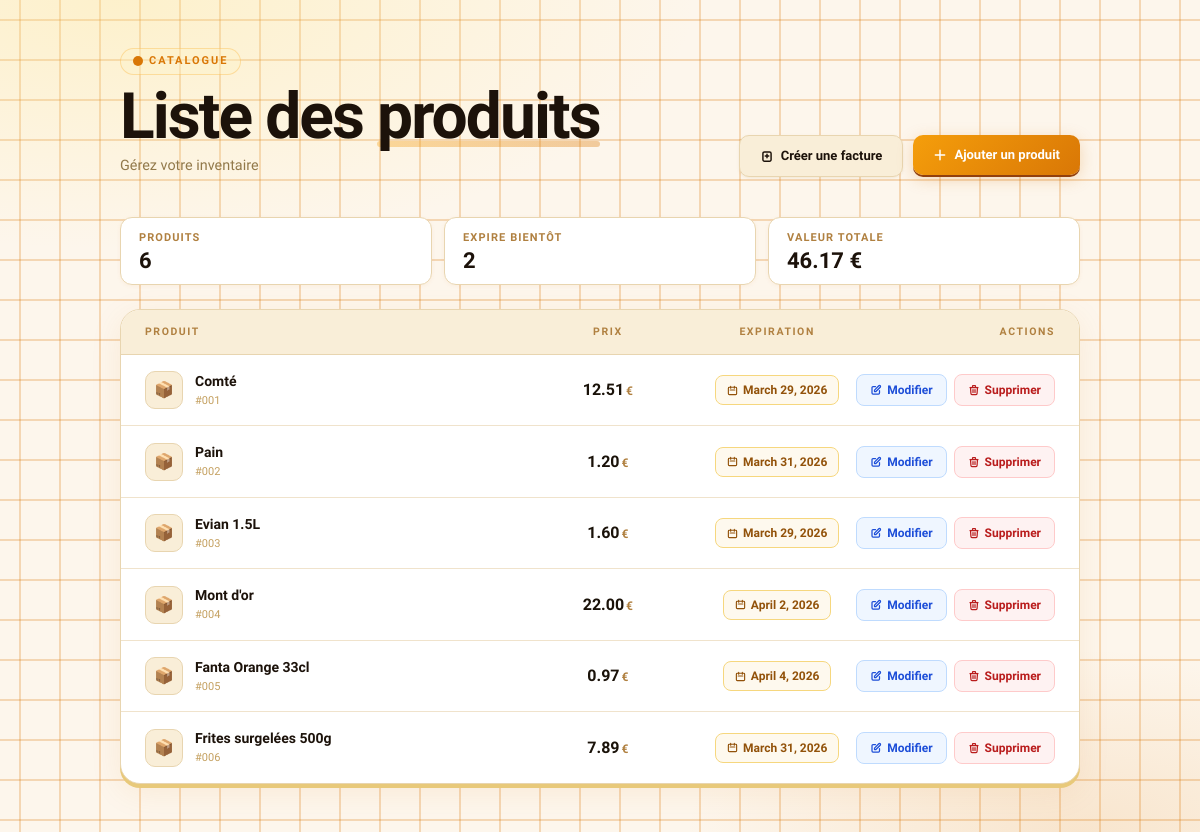
The page / on the database its author committed.
### product/models.py (models this page shows, shortened)
class Product(models.Model):
    id = models.UUIDField(primary_key=True, default=uuid.uuid4, editable=False)
    name = models.CharField(unique=True, max_length=256, null=False)
    price = models.DecimalField(max_digits=20, decimal_places=2, null=False)
    expiry_date = models.DateField(null=False)

### product/views.py (the view)
# urls.py: path("", views.list_products, name="products_list"),
def list_products(request):
    products = Product.objects.all()
    today = date.today()
    expiring_products = [
        p for p in products if p.expiry_date and p.expiry_date <= today
    ]
    total_value = sum(p.price for p in products if p.price)
    return render(request, "product/list.html", {"products": products, "expiring_products": expiring_products, "total_value": total_value})

### product/templates/product/list.html (shortened to what this page needs)
{% extends "product/base.html" %} {% block content %}
<div class="container">
  <div class="header-band animate-1">
    <div>
      <div class="eyebrow">
        <svg width="10" height="10" viewBox="0 0 10 10" fill="currentColor">
          <circle cx="5" cy="5" r="5" />
        </svg>
        Catalogue
      </div>
      <h1 class="page-title">Liste des <span>produits</span></h1>
      <p class="subtitle">Gérez votre inventaire</p>
    </div>
    <div class="btn-group">
      <button class="btn btn-ghost">
        <svg
          width="14"
          height="14"
          fill="none"
          viewBox="0 0 24 24"
          stroke="currentColor"
          stroke-width="2.5"
        >
          <path
            stroke-linecap="round"
            stroke-linejoin="round"
            d="M9 12h6m-3-3v6M7.5 21h9A2.5 2.5 0 0019 18.5v-11A2.5 2.5 0 0016.5 5H7.5A2.5 2.5 0 005 7.5v11A2.5 2.5 0 007.5 21z"
          />
        </svg>
        Créer une facture
      </button>
      <a href="{% url 'add_product' %}">
        <button class="btn btn-gold">
          <svg
            width="14"
            height="14"
            fill="none"
            viewBox="0 0 24 24"
            stroke="currentColor"
            stroke-width="2.5"
          >
            <path
              stroke-linecap="round"
              stroke-linejoin="round"
              d="M12 4v16m8-8H4"
            />
          </svg>
          Ajouter un produit
        </button></a
      >
    </div>
  </div>
  <div class="stats-row animate-2">
    <div class="stat-chip">
      <div class="stat-label">Produits</div>
      <div class="stat-value">{{ products|length }}</div>
    </div>
    <div class="stat-chip">
      <div class="stat-label">Expire bientôt</div>
      <div class="stat-value">{{ expiring_products|length }}</div>
    </div>
    <div class="stat-chip">
      <div class="stat-label">Valeur totale</div>
      <div class="stat-value">{{ total_value }} €</div>
    </div>
  </div>
  <div class="table-card animate-3">
    <div class="table-header">
      <div>Produit</div>
      <div class="col-price">Prix</div>
      <div class="col-date">Expiration</div>
      <div class="col-actions">Actions</div>
    </div>
    {% for product in products %}
    <div class="product-row">
      <div class="product-name-cell">
        <div class="product-icon">📦</div>
        <div>
          <div class="product-name">{{ product.name }}</div>
          <div class="product-id">
            #{{ forloop.counter|stringformat:"03d" }}
          </div>
        </div>
      </div>
      <div class="price-cell">
        <div class="price-tag">
          {{ product.price }}
          <span class="currency">€</span>
        </div>
      </div>
      <div class="date-cell">
        <span class="date-badge">
          <svg
            width="11"
            height="11"
            fill="none"
            viewBox="0 0 24 24"
            stroke="currentColor"
            stroke-width="2.5"
          >
            <path
              stroke-linecap="round"
              stroke-linejoin="round"
              d="M8 7V3m8 4V3m-9 8h10M5 21h14a2 2 0 002-2V7a2 2 0 00-2-2H5a2 2 0 00-2 2v12a2 2 0 002 2z"
            />
          </svg>
          {{ product.expiry_date }}
        </span>
      </div>
      <div class="actions-cell">
        <a href="{% url 'update_product' product.id %}">
          <button class="btn-row btn-edit">
            <svg
              width="12"
              height="12"
              fill="none"
              viewBox="0 0 24 24"
              stroke="currentColor"
              stroke-width="2.5"
            >
              <path
                stroke-linecap="round"
                stroke-linejoin="round"
                d="M11 5H6a2 2 0 00-2 2v11a2 2 0 002 2h11a2 2 0 002-2v-5m-1.414-9.414a2 2 0 112.828 2.828L11.828 15H9v-2.828l8.586-8.586z"
              />
            </svg>
            Modifier
          </button></a
        >
        <form action="{% url 'delete_product' product.id %}" method="POST">
          <button type="submit" class="btn-row btn-delete">
            <svg
              width="12"
              height="12"
              fill="none"
              viewBox="0 0 24 24"
              stroke="currentColor"
              stroke-width="2.5"
            >
              <path
                stroke-linecap="round"
                stroke-linejoin="round"
                d="M19 7l-.867 12.142A2 2 0 0116.138 21H7.862a2 2 0 01-1.995-1.858L5 7m5 4v6m4-6v6m1-10V4a1 1 0 00-1-1h-4a1 1 0 00-1 1v3M4 7h16"
              />
            </svg>
            Supprimer
          </button>
        </form>
      </div>
    </div>
    {% endfor %}
  </div>
</div>
{% endblock %}

### product/templates/product/base.html (style rules this page uses)
:root { --amber: #d97706; --amber-light: #fef3c7; --amber-mid: #f59e0b; --dark: #1a1209; --dark-2: #2c1f0e; --dark-3: #3d2c14; --ink: #1c120a; --parchment: #fdf6ec; --parchment-2: #f9eed8; --sand: #e8d5b0; }
* { box-sizing: border-box; }
body { font-family: "Cabinet Grotesk", sans-serif; background-color: var(--parchment); }
.container { max-width: 960px; margin: 0 auto; }
.header-band { display: flex; align-items: flex-end; justify-content: space-between; gap: 1.5rem; margin-bottom: 2.5rem; flex-wrap: wrap; }
.eyebrow { display: inline-flex; align-items: center; gap: 6px; font-size: 11px; font-weight: 700; letter-spacing: 0.18em; text-transform: uppercase; color: var(--amber); background: #fef3c755; border: 1px solid #f59e0b44; padding: 4px 12px; border-radius: 100px; margin-bottom: 10px; }
.page-title { font-family: "Clash Display", sans-serif; font-size: clamp(2.4rem, 6vw, 4rem); font-weight: 700; color: var(--ink); line-height: 1; letter-spacing: -0.03em; position: relative; }
.page-title span { position: relative; display: inline-block; }
.page-title span::after { content: ""; position: absolute; bottom: 2px; left: 0; width: 100%; height: 6px; background: linear-gradient(90deg, #f59e0b, #d97706); border-radius: 4px; z-index: -1; opacity: 0.35; }
.subtitle { color: #92794a; font-size: 0.9rem; margin-top: 0.4rem; font-weight: 400; }
.table-card { background: white; border-radius: 20px; border: 1.5px solid var(--sand); overflow: hidden; box-shadow: 0 4px 0 #e8c97a, 0 8px 32px #d9770618; }

### rows shown on the page
Product: name "Comté", price "12.51", expiry_date "March 29, 2026"
Product: name "Pain", price "1.20", expiry_date "March 31, 2026"
Product: name "Evian 1.5L", price "1.60", expiry_date "March 29, 2026"
Product: name "Mont d'or", price "22.00", expiry_date "April 2, 2026"
Product: name "Fanta Orange 33cl", price "0.97", expiry_date "April 4, 2026"
Product: name "Frites surgelées 500g", price "7.89", expiry_date "March 31, 2026"

### other values the page prints
{{ products|length }} "6"
{{ expiring_products|length }} "2"
{{ total_value }} "46.17"
